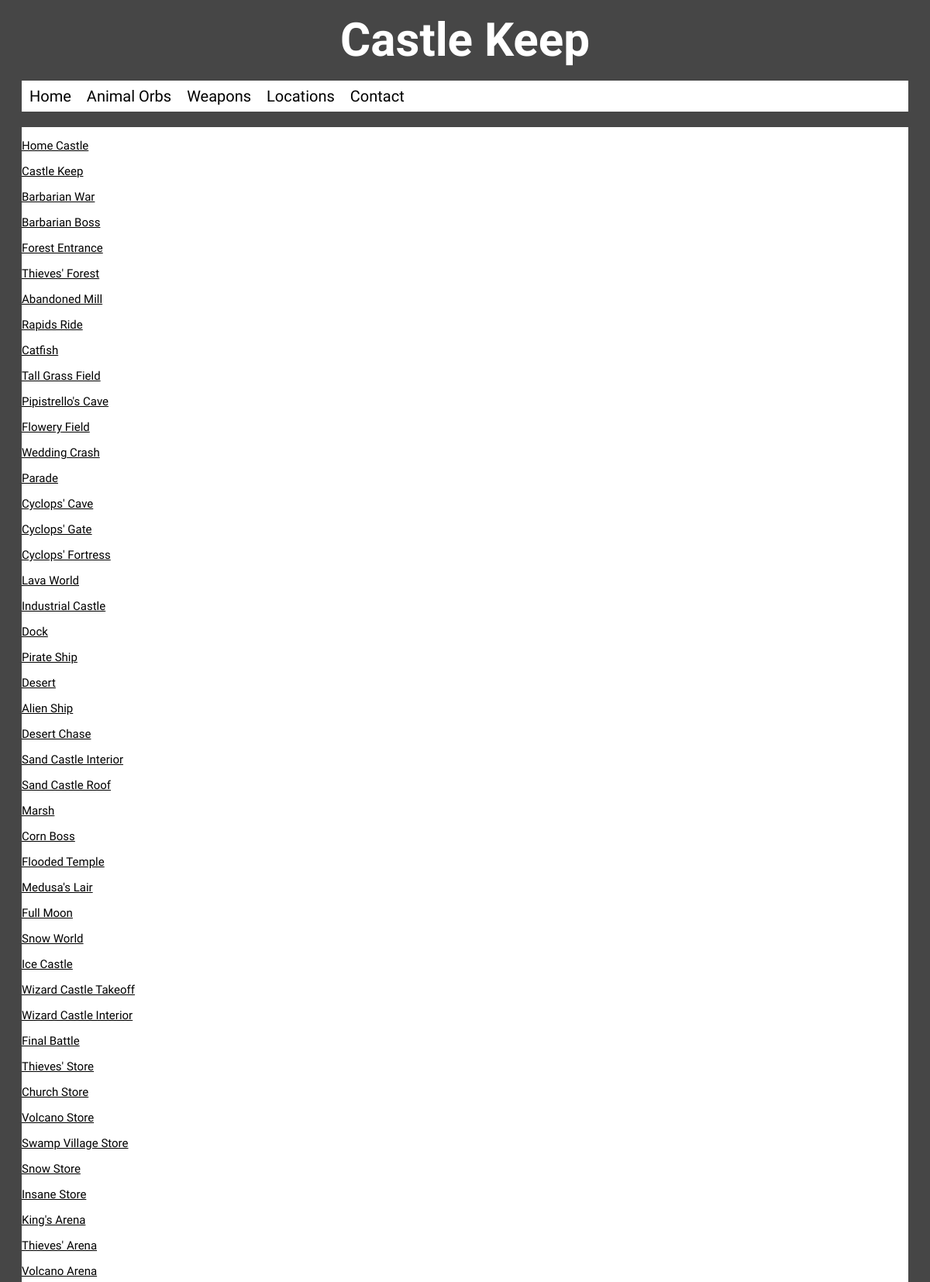
The page /all_locations (upper part) on the database its author committed.
### app/models.py (models this page shows)
class Location(db.Model):
    __tablename__ = 'Location'
    id = db.Column(db.Integer, primary_key=True, nullable=False)
    name = db.Column(db.String(100), nullable=False)
    description = db.Column(db.String(2000))
    chapter = db.Column(db.Integer, nullable=False)
    localeType = db.Column(db.String(10))
    orbs = db.relationship('Orb')
    weaponLoc = db.relationship('Weapon', backref = 'locale')

### app/routes.py (the view)
@app.route('/all_locations')
def all_locations():
	locations = Location.query.all()
	return render_template('all_locations.html',page_title="Locations", locations=locations)

### app/templates/all_locations.html
{% extends 'layout.html' %}
{% block content %}
<section>
<ul>
  {% for location in locations %}
    <p><a href = "/location/{{location.id}}">{{location.name}}</a></p>
  {% endfor %}
  </ul>
</section>
{% endblock %}

### app/static/stylesheets/style.css (style rules this page uses)
html { background-color: #464646; color: #000000; }
p { font-family: 'Basic', sans-serif; font-size: 15px; text-align: justify; }
section, nav { background-color: #FFFFFF; margin: 0 20px 20px 20px; }
a:link { color: #000000; }
ul { margin: 0; padding: 0; list-style-type: none; overflow: hidden; }
a { margin: 0; }

### rows shown on the page
Location: name "Home Castle"
Location: name "Castle Keep"
Location: name "Barbarian War"
Location: name "Barbarian Boss"
Location: name "Forest Entrance"
Location: name "Thieves' Forest"
Location: name "Abandoned Mill"
Location: name "Rapids Ride"
Location: name "Catfish"
Location: name "Tall Grass Field"
Location: name "Pipistrello's Cave"
Location: name "Flowery Field"
Location: name "Wedding Crash"
Location: name "Parade"
Location: name "Cyclops' Cave"
Location: name "Cyclops' Gate"
Location: name "Cyclops' Fortress"
Location: name "Lava World"
Location: name "Industrial Castle"
Location: name "Dock"
Location: name "Pirate Ship"
Location: name "Desert"
Location: name "Alien Ship"
Location: name "Desert Chase"
Location: name "Sand Castle Interior"
Location: name "Sand Castle Roof"
Location: name "Marsh"
Location: name "Corn Boss"
Location: name "Flooded Temple"
Location: name "Medusa's Lair"
Location: name "Full Moon"
Location: name "Snow World"
Location: name "Ice Castle"
Location: name "Wizard Castle Takeoff"
Location: name "Wizard Castle Interior"
Location: name "Final Battle"
Location: name "Thieves' Store"
Location: name "Church Store"
Location: name "Volcano Store"
Location: name "Swamp Village Store"
Location: name "Snow Store"
Location: name "Insane Store"
Location: name "King's Arena"
Location: name "Thieves' Arena"
Location: name "Volcano Arena"
